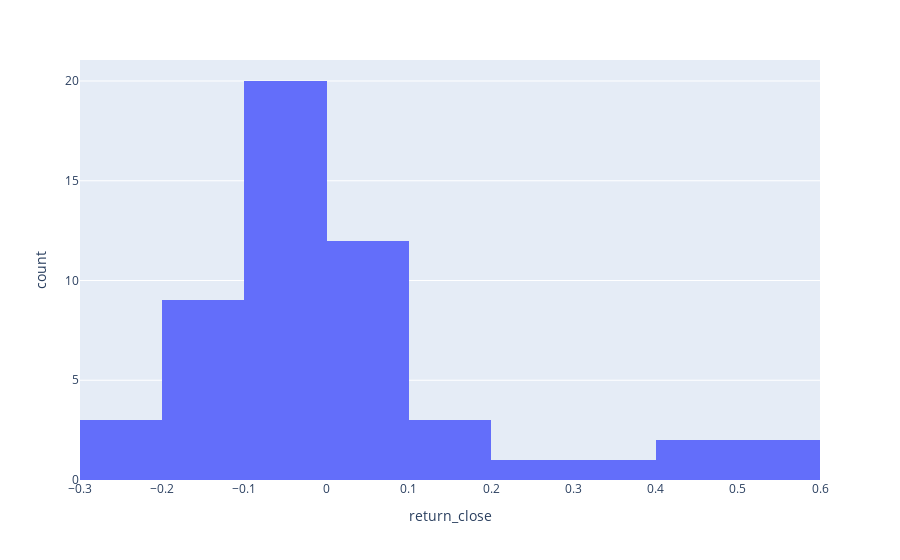

The cell this chart's notebook holds for it:
### Code cell
px.histogram(df[df['return_close_lag'] > 0.05],x='return_close')

### Figure 1 — Plotly figure (JSON) as saved in the notebook; plotly's stock layout.template omitted (floating-point values rounded to 4 significant figures)
{"data": [{"alignmentgroup": "True", "bingroup": "x", "hovertemplate": "return_close=%{x}<br>count=%{y}<extra></extra>", "legendgroup": "", "marker": {"color": "#636efa", "pattern": {"shape": ""}}, "name": "", "offsetgroup": "", "orientation": "v", "showlegend": false, "type": "histogram", "x": [0.5306, -0.1623, -0.1523, -0.02, 0.108, -0.0692, 0.2064, 0.00587, -0.08327, 0.1009, -0.1102, 0.006944, 0.03484, -0.1396, -0.08791, 0.01171, -0.07758, 0.04949, -0.01513, 0.1376, -0.1123, 0.5309, 0.3073, 0.4487, 0.4016, -0.1643, -0.007948, -0.04702, -0.1176, -0.2265, -0.05111, -0.2187, -0.05677, 0.02267, -0.1597, -0.0688, -0.009239, -0.07569, 0.06881, -0.2568, -0.08147, -0.01078, 0.009036, 0.005343, -0.0231, 0.05701, -0.06245, 0.0005048, -0.01414, -0.01895, -0.04108, 0.05725, -0.1112], "xaxis": "x", "yaxis": "y"}], "layout": {"barmode": "relative", "legend": {"tracegroupgap": 0}, "margin": {"t": 60}, "xaxis": {"anchor": "y", "domain": [0, 1], "title": {"text": "return_close"}}, "yaxis": {"anchor": "x", "domain": [0, 1], "title": {"text": "count"}}}}
